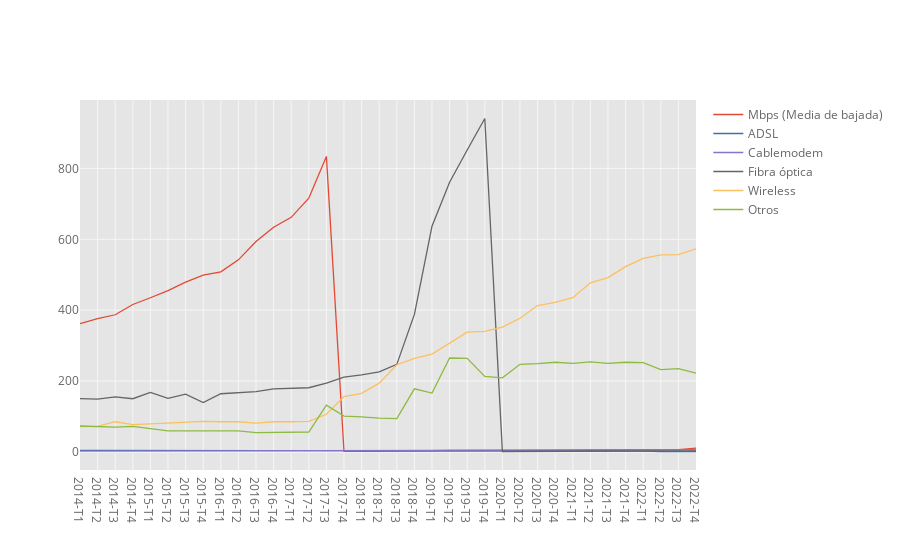

The notebook cell saved with this chart:
### Code cell
# extraemos datos para otra visualización
DatosNacionales1.iplot('line')

### Figure 1 — Plotly figure (JSON) as saved in the notebook; plotly's stock layout.template omitted (floating-point values rounded to 4 significant figures)
{"data": [{"line": {"color": "rgba(226, 74, 51, 1.0)", "dash": "solid", "shape": "linear", "width": 1.3}, "mode": "lines", "name": "Mbps (Media de bajada)", "text": "", "type": "scatter", "x": ["2014-T1", "2014-T2", "2014-T3", "2014-T4", "2015-T1", "2015-T2", "2015-T3", "2015-T4", "2016-T1", "2016-T2", "2016-T3", "2016-T4", "2017-T1", "2017-T2", "2017-T3", "2017-T4", "2018-T1", "2018-T2", "2018-T3", "2018-T4", "2019-T1", "2019-T2", "2019-T3", "2019-T4", "2020-T1", "2020-T2", "2020-T3", "2020-T4", "2021-T1", "2021-T2", "2021-T3", "2021-T4", "2022-T1", "2022-T2", "2022-T3", "2022-T4"], "y": [362, 376, 387, 416, 435, 455, 479, 499, 508, 542, 594, 634, 662, 716, 834, 1.201, 1.322, 1.385, 1.536, 1.595, 1.738, 2.033, 2.418, 2.826, 3.752, 3.832, 4.067, 4.236, 4.311, 4.563, 4.846, 5.234, 5.511, 5.844, 6.246, 10.66]}, {"line": {"color": "rgba(62, 111, 176, 1.0)", "dash": "solid", "shape": "linear", "width": 1.3}, "mode": "lines", "name": "ADSL", "text": "", "type": "scatter", "x": ["2014-T1", "2014-T2", "2014-T3", "2014-T4", "2015-T1", "2015-T2", "2015-T3", "2015-T4", "2016-T1", "2016-T2", "2016-T3", "2016-T4", "2017-T1", "2017-T2", "2017-T3", "2017-T4", "2018-T1", "2018-T2", "2018-T3", "2018-T4", "2019-T1", "2019-T2", "2019-T3", "2019-T4", "2020-T1", "2020-T2", "2020-T3", "2020-T4", "2021-T1", "2021-T2", "2021-T3", "2021-T4", "2022-T1", "2022-T2", "2022-T3", "2022-T4"], "y": [4, 4, 4, 4, 4, 4, 4, 4, 4, 4, 4, 4, 4, 4, 4, 4, 4, 4, 4, 3, 3, 3, 3, 2, 2, 2, 2, 2, 2, 2, 2, 2, 2, 1, 1, 1]}, {"line": {"color": "rgba(132, 118, 202, 1.0)", "dash": "solid", "shape": "linear", "width": 1.3}, "mode": "lines", "name": "Cablemodem", "text": "", "type": "scatter", "x": ["2014-T1", "2014-T2", "2014-T3", "2014-T4", "2015-T1", "2015-T2", "2015-T3", "2015-T4", "2016-T1", "2016-T2", "2016-T3", "2016-T4", "2017-T1", "2017-T2", "2017-T3", "2017-T4", "2018-T1", "2018-T2", "2018-T3", "2018-T4", "2019-T1", "2019-T2", "2019-T3", "2019-T4", "2020-T1", "2020-T2", "2020-T3", "2020-T4", "2021-T1", "2021-T2", "2021-T3", "2021-T4", "2022-T1", "2022-T2", "2022-T3", "2022-T4"], "y": [2, 2, 3, 3, 3, 3, 3, 3, 3, 3, 3, 3, 3, 3, 4, 4, 4, 4, 4, 4, 4, 5, 5, 5, 5, 5, 5, 5, 5, 6, 6, 6, 6, 6, 6, 6]}, {"line": {"color": "rgba(101, 101, 101, 1.0)", "dash": "solid", "shape": "linear", "width": 1.3}, "mode": "lines", "name": "Fibra óptica", "text": "", "type": "scatter", "x": ["2014-T1", "2014-T2", "2014-T3", "2014-T4", "2015-T1", "2015-T2", "2015-T3", "2015-T4", "2016-T1", "2016-T2", "2016-T3", "2016-T4", "2017-T1", "2017-T2", "2017-T3", "2017-T4", "2018-T1", "2018-T2", "2018-T3", "2018-T4", "2019-T1", "2019-T2", "2019-T3", "2019-T4", "2020-T1", "2020-T2", "2020-T3", "2020-T4", "2021-T1", "2021-T2", "2021-T3", "2021-T4", "2022-T1", "2022-T2", "2022-T3", "2022-T4"], "y": [150, 149, 155, 150, 168, 151, 163, 139, 164, 168, 170, 178, 180, 181, 194, 211, 217, 226, 247, 388, 637, 761, 852, 941, 1, 1, 1, 1, 1, 1, 2, 2, 2, 3, 3, 3]}, {"line": {"color": "rgba(251, 193, 94, 1.0)", "dash": "solid", "shape": "linear", "width": 1.3}, "mode": "lines", "name": "Wireless", "text": "", "type": "scatter", "x": ["2014-T1", "2014-T2", "2014-T3", "2014-T4", "2015-T1", "2015-T2", "2015-T3", "2015-T4", "2016-T1", "2016-T2", "2016-T3", "2016-T4", "2017-T1", "2017-T2", "2017-T3", "2017-T4", "2018-T1", "2018-T2", "2018-T3", "2018-T4", "2019-T1", "2019-T2", "2019-T3", "2019-T4", "2020-T1", "2020-T2", "2020-T3", "2020-T4", "2021-T1", "2021-T2", "2021-T3", "2021-T4", "2022-T1", "2022-T2", "2022-T3", "2022-T4"], "y": [71, 72, 85, 77, 79, 82, 85, 86, 85, 85, 81, 85, 85, 86, 106, 156, 165, 194, 246, 264, 276, 308, 338, 340, 352, 377, 413, 422, 435, 477, 492, 523, 546, 556, 557, 573]}, {"line": {"color": "rgba(142, 186, 66, 1.0)", "dash": "solid", "shape": "linear", "width": 1.3}, "mode": "lines", "name": "Otros", "text": "", "type": "scatter", "x": ["2014-T1", "2014-T2", "2014-T3", "2014-T4", "2015-T1", "2015-T2", "2015-T3", "2015-T4", "2016-T1", "2016-T2", "2016-T3", "2016-T4", "2017-T1", "2017-T2", "2017-T3", "2017-T4", "2018-T1", "2018-T2", "2018-T3", "2018-T4", "2019-T1", "2019-T2", "2019-T3", "2019-T4", "2020-T1", "2020-T2", "2020-T3", "2020-T4", "2021-T1", "2021-T2", "2021-T3", "2021-T4", "2022-T1", "2022-T2", "2022-T3", "2022-T4"], "y": [73, 72, 70, 72, 66, 59, 59, 59, 59, 59, 54, 55, 56, 56, 132, 101, 99, 95, 94, 178, 166, 265, 264, 213, 209, 247, 249, 253, 250, 254, 250, 253, 252, 232, 235, 222]}], "layout": {"legend": {"bgcolor": "#FFFFFF", "font": {"color": "#666666"}}, "paper_bgcolor": "#FFFFFF", "plot_bgcolor": "#E5E5E5", "title": {"font": {"color": "#151516"}}, "xaxis": {"gridcolor": "#F6F6F6", "showgrid": true, "tickfont": {"color": "#666666"}, "title": {"font": {"color": "#666666"}, "text": ""}, "zerolinecolor": "#F6F6F6"}, "yaxis": {"gridcolor": "#F6F6F6", "showgrid": true, "tickfont": {"color": "#666666"}, "title": {"font": {"color": "#666666"}, "text": ""}, "zerolinecolor": "#F6F6F6"}}}
